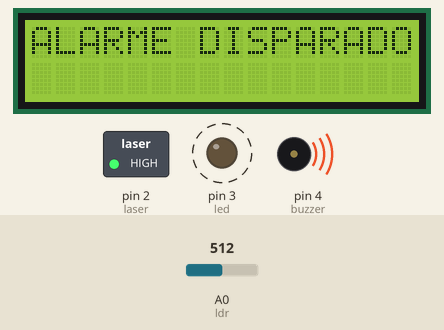
Simulated run of this sketch. Board: Arduino Uno, built with avr-gcc and run on an emulated ATmega328P. Parts: 16×2 character LCD, switched loads named in the sketch (green lamp = pin HIGH), output pins drawn as LEDs (lit = HIGH), buzzer (waves = sounding). Dashed ring = blinking. The test bench sets the inputs (shaded band); at power-on: A0 (ldr) = 512. What the sketch prints to the serial monitor is not drawn.

Above: at 1.2 s.
1.3 s: A0 (ldr) set to 110
4.5 s: A0 (ldr) set to 90
At 5.6 s:
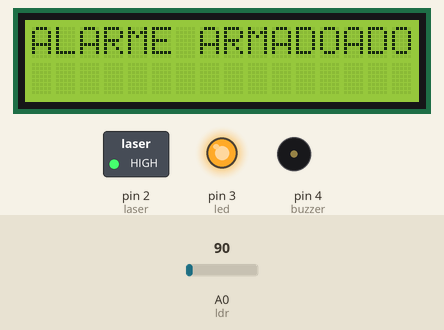
6.6 s: A0 (ldr) set to 122
At 8.5 s:
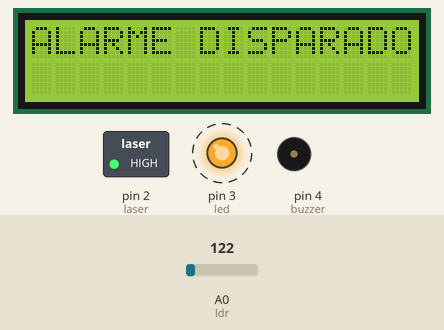
Timing chart, 0 to 17.1 s (numbered marks = the images above; inputs shaded):
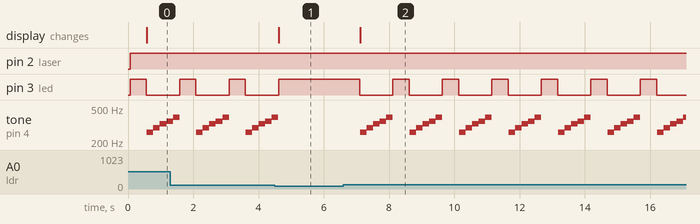

The sketch:

laser-emit.ino
```cpp
// Open Source
#include <LiquidCrystal_I2C.h> //INCLUSÃO DE BIBLIOTECA
LiquidCrystal_I2C lcd(0x27,2,1,0,4,5,6,7,3, POSITIVE);

int laser = 2; // Declaração do pino conectado ao módulo LASER (Porta Digital 3);
int ldr = A0;  // Declaração do pino conectado ao LDR (Porta analógica A0)
int led = 3; // &quot; &quot; &quot; ao LED (Porta digital 2)
int valor  = 0; // Variável que irá armazenar a leitura analógica do LDR
int buzzer = 4;

void setup() {
  lcd.begin (16,2); //SETA A QUANTIDADE DE COLUNAS(16) E O NÚMERO DE LINHAS(2) DO DISPLAY
  lcd.setBacklight(HIGH); //LIGA O BACKLIGHT (LUZ DE FUNDO)
  pinMode(laser, OUTPUT); // Declaração do módulo laser como saída.
  pinMode(led, OUTPUT);
  pinMode(buzzer,OUTPUT);
  Serial.begin(9600);
}

void loop() {
digitalWrite(laser, HIGH); // ativando o módulo laser
valor = analogRead(ldr); //  leitura do LDR

 if( valor >= 100) // valor lido no primeiro código de calibragem
 {
  digitalWrite(led, HIGH); //Acende o LED
  delay(500);
  digitalWrite(led, LOW); // Apaga o LED
  Serial.println("ALARME DISPARADO");
  lcd.setCursor(0,0); //SETA A POSIÇÃO DO CURSOR
  lcd.print("ALARME DISPARADO"); //IMPRIME O TEXTO NO DISPLAY LCD
  // Aciona o buzzer na frequencia relativa ao Dó em Hz
  tone(buzzer,261);
  // Espera um tempo para Desativar
  delay(200);
  //Desativa o buzzer
  noTone(buzzer);
  // Aciona o buzzer na frequencia relativa ao Ré em Hz
  tone(buzzer,293);
  delay(200);
  noTone(buzzer);
  // Aciona o buzzer na frequencia relativa ao Mi em Hz
  tone(buzzer,329);
  delay(200);
  noTone(buzzer);
  // Aciona o buzzer na frequencia relativa ao Fá em Hz
  tone(buzzer,349);
  delay(200);
  noTone(buzzer);
  // Aciona o buzzer na frequencia relativa ao Sol em Hz
  tone(buzzer,392);
  delay(200);
  noTone(buzzer);
}

else{
  digitalWrite(led, HIGH); //LED acende, caso nada tenha acontecido,e  fica aceso constantemente até mude
  Serial.println("ALARME ARMADO");
  lcd.setCursor(0,0); //SETA A POSIÇÃO DO CURSOR
  lcd.print("ALARME ARMADO"); //IMPRIME O TEXTO NO DISPLAY LCD
}
}
```

Measured:
- the behaviour switches between 100 and 99 on A0 (ldr) (found by bisection; images 0 and 1)
- after the input at 4.5 s, pin 3 (led): goes on until 4.6 s, then stays HIGH; tone on pin 4 (buzzer): goes on until 4.6 s, then stays silent; the display: changes after 0.12 s (image 1)
- after the input at 6.6 s, pin 3 (led): alternates HIGH for 0.50 s and LOW for 1.0 s, starting after 0.50 s; tone on pin 4 (buzzer): silent → 261 Hz after 0.52 s, then repeats every 1.5 s: 293 Hz 0.20 s, 329 Hz 0.20 s, 349 Hz 0.20 s, 392 Hz 0.20 s, silent 0.52 s, 261 Hz 0.20 s; the display: changes after 0.52 s (image 2)
- by itself, pin 3 (led): alternates HIGH for 0.50 s and LOW for 1.0 s
- by itself, tone on pin 4 (buzzer): plays 392 Hz for 0.20 s, 261 Hz for 0.20 s, 293 Hz for 0.20 s, 329 Hz for 0.20 s, 349 Hz for 0.20 s, 392 Hz for 0.20 s … (11 notes in this stretch)
